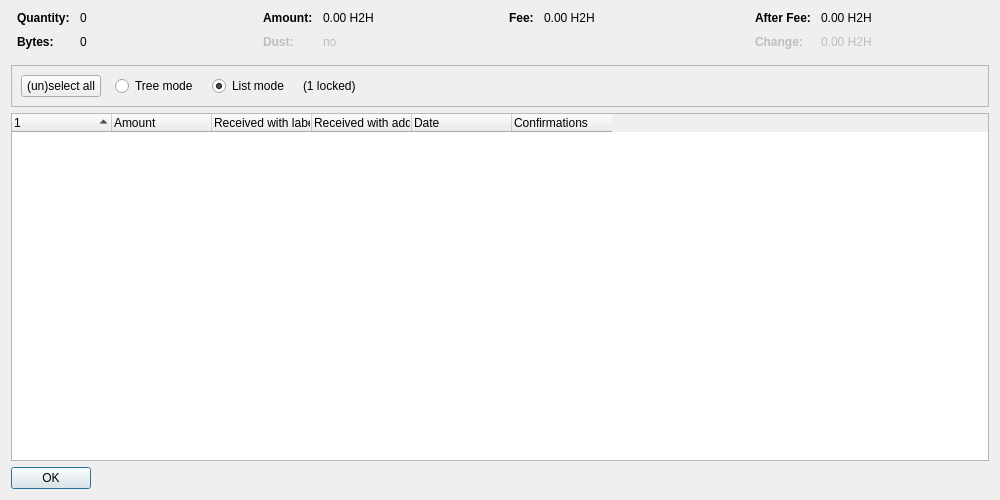
<?xml version="1.0" encoding="UTF-8"?>
<ui version="4.0">
 <class>CoinControlDialog</class>
 <widget class="QDialog" name="CoinControlDialog">
  <property name="geometry">
   <rect>
    <x>0</x>
    <y>0</y>
    <width>1000</width>
    <height>500</height>
   </rect>
  </property>
  <property name="windowTitle">
   <string>Coin Selection</string>
  </property>
  <layout class="QVBoxLayout" name="verticalLayout">
   <item>
    <layout class="QHBoxLayout" name="horizontalLayoutTop" stretch="0,0,0,0">
     <property name="topMargin">
      <number>0</number>
     </property>
     <property name="bottomMargin">
      <number>10</number>
     </property>
     <item>
      <layout class="QFormLayout" name="formLayoutCoinControl1">
       <property name="horizontalSpacing">
        <number>10</number>
       </property>
       <property name="verticalSpacing">
        <number>10</number>
       </property>
       <property name="leftMargin">
        <number>6</number>
       </property>
       <property name="rightMargin">
        <number>6</number>
       </property>
       <item row="0" column="0">
        <widget class="QLabel" name="labelCoinControlQuantityText">
         <property name="font">
          <font>
           <weight>75</weight>
           <bold>true</bold>
          </font>
         </property>
         <property name="text">
          <string>Quantity:</string>
         </property>
        </widget>
       </item>
       <item row="0" column="1">
        <widget class="QLabel" name="labelCoinControlQuantity">
         <property name="cursor">
          <cursorShape>IBeamCursor</cursorShape>
         </property>
         <property name="contextMenuPolicy">
          <enum>Qt::ActionsContextMenu</enum>
         </property>
         <property name="text">
          <string notr="true">0</string>
         </property>
         <property name="textInteractionFlags">
          <set>Qt::LinksAccessibleByMouse|Qt::TextSelectableByKeyboard|Qt::TextSelectableByMouse</set>
         </property>
        </widget>
       </item>
       <item row="1" column="0">
        <widget class="QLabel" name="labelCoinControlBytesText">
         <property name="font">
          <font>
           <weight>75</weight>
           <bold>true</bold>
          </font>
         </property>
         <property name="text">
          <string>Bytes:</string>
         </property>
        </widget>
       </item>
       <item row="1" column="1">
        <widget class="QLabel" name="labelCoinControlBytes">
         <property name="cursor">
          <cursorShape>IBeamCursor</cursorShape>
         </property>
         <property name="contextMenuPolicy">
          <enum>Qt::ActionsContextMenu</enum>
         </property>
         <property name="text">
          <string notr="true">0</string>
         </property>
         <property name="textInteractionFlags">
          <set>Qt::LinksAccessibleByMouse|Qt::TextSelectableByKeyboard|Qt::TextSelectableByMouse</set>
         </property>
        </widget>
       </item>
      </layout>
     </item>
     <item>
      <layout class="QFormLayout" name="formLayoutCoinControl2">
       <property name="horizontalSpacing">
        <number>10</number>
       </property>
       <property name="verticalSpacing">
        <number>10</number>
       </property>
       <property name="leftMargin">
        <number>6</number>
       </property>
       <property name="rightMargin">
        <number>6</number>
       </property>
       <item row="0" column="0">
        <widget class="QLabel" name="labelCoinControlAmountText">
         <property name="font">
          <font>
           <weight>75</weight>
           <bold>true</bold>
          </font>
         </property>
         <property name="text">
          <string>Amount:</string>
         </property>
        </widget>
       </item>
       <item row="0" column="1">
        <widget class="QLabel" name="labelCoinControlAmount">
         <property name="cursor">
          <cursorShape>IBeamCursor</cursorShape>
         </property>
         <property name="contextMenuPolicy">
          <enum>Qt::ActionsContextMenu</enum>
         </property>
         <property name="text">
          <string notr="true">0.00 H2H</string>
         </property>
         <property name="textInteractionFlags">
          <set>Qt::LinksAccessibleByMouse|Qt::TextSelectableByKeyboard|Qt::TextSelectableByMouse</set>
         </property>
        </widget>
       </item>
       <item row="1" column="0">
        <widget class="QLabel" name="labelCoinControlLowOutputText">
         <property name="enabled">
          <bool>false</bool>
         </property>
         <property name="font">
          <font>
           <weight>75</weight>
           <bold>true</bold>
          </font>
         </property>
         <property name="text">
          <string>Dust:</string>
         </property>
        </widget>
       </item>
       <item row="1" column="1">
        <widget class="QLabel" name="labelCoinControlLowOutput">
         <property name="enabled">
          <bool>false</bool>
         </property>
         <property name="cursor">
          <cursorShape>IBeamCursor</cursorShape>
         </property>
         <property name="contextMenuPolicy">
          <enum>Qt::ActionsContextMenu</enum>
         </property>
         <property name="text">
          <string notr="true">no</string>
         </property>
         <property name="textInteractionFlags">
          <set>Qt::LinksAccessibleByMouse|Qt::TextSelectableByKeyboard|Qt::TextSelectableByMouse</set>
         </property>
        </widget>
       </item>
      </layout>
     </item>
     <item>
      <layout class="QFormLayout" name="formLayoutCoinControl3">
       <property name="horizontalSpacing">
        <number>10</number>
       </property>
       <property name="verticalSpacing">
        <number>10</number>
       </property>
       <property name="leftMargin">
        <number>6</number>
       </property>
       <property name="rightMargin">
        <number>6</number>
       </property>
       <item row="0" column="0">
        <widget class="QLabel" name="labelCoinControlFeeText">
         <property name="font">
          <font>
           <weight>75</weight>
           <bold>true</bold>
          </font>
         </property>
         <property name="text">
          <string>Fee:</string>
         </property>
        </widget>
       </item>
       <item row="0" column="1">
        <widget class="QLabel" name="labelCoinControlFee">
         <property name="cursor">
          <cursorShape>IBeamCursor</cursorShape>
         </property>
         <property name="contextMenuPolicy">
          <enum>Qt::ActionsContextMenu</enum>
         </property>
         <property name="text">
          <string notr="true">0.00 H2H</string>
         </property>
         <property name="textInteractionFlags">
          <set>Qt::LinksAccessibleByMouse|Qt::TextSelectableByKeyboard|Qt::TextSelectableByMouse</set>
         </property>
        </widget>
       </item>
      </layout>
     </item>
     <item>
      <layout class="QFormLayout" name="formLayoutCoinControl4">
       <property name="horizontalSpacing">
        <number>10</number>
       </property>
       <property name="verticalSpacing">
        <number>10</number>
       </property>
       <property name="leftMargin">
        <number>6</number>
       </property>
       <property name="rightMargin">
        <number>6</number>
       </property>
       <item row="0" column="0">
        <widget class="QLabel" name="labelCoinControlAfterFeeText">
         <property name="font">
          <font>
           <weight>75</weight>
           <bold>true</bold>
          </font>
         </property>
         <property name="text">
          <string>After Fee:</string>
         </property>
        </widget>
       </item>
       <item row="0" column="1">
        <widget class="QLabel" name="labelCoinControlAfterFee">
         <property name="cursor">
          <cursorShape>IBeamCursor</cursorShape>
         </property>
         <property name="contextMenuPolicy">
          <enum>Qt::ActionsContextMenu</enum>
         </property>
         <property name="text">
          <string notr="true">0.00 H2H</string>
         </property>
         <property name="textInteractionFlags">
          <set>Qt::LinksAccessibleByMouse|Qt::TextSelectableByKeyboard|Qt::TextSelectableByMouse</set>
         </property>
        </widget>
       </item>
       <item row="1" column="0">
        <widget class="QLabel" name="labelCoinControlChangeText">
         <property name="enabled">
          <bool>false</bool>
         </property>
         <property name="font">
          <font>
           <weight>75</weight>
           <bold>true</bold>
          </font>
         </property>
         <property name="text">
          <string>Change:</string>
         </property>
        </widget>
       </item>
       <item row="1" column="1">
        <widget class="QLabel" name="labelCoinControlChange">
         <property name="enabled">
          <bool>false</bool>
         </property>
         <property name="cursor">
          <cursorShape>IBeamCursor</cursorShape>
         </property>
         <property name="contextMenuPolicy">
          <enum>Qt::ActionsContextMenu</enum>
         </property>
         <property name="text">
          <string notr="true">0.00 H2H</string>
         </property>
         <property name="textInteractionFlags">
          <set>Qt::LinksAccessibleByMouse|Qt::TextSelectableByKeyboard|Qt::TextSelectableByMouse</set>
         </property>
        </widget>
       </item>
      </layout>
     </item>
    </layout>
   </item>
   <item>
    <widget class="QFrame" name="frame">
     <property name="minimumSize">
      <size>
       <width>0</width>
       <height>40</height>
      </size>
     </property>
     <property name="frameShape">
      <enum>QFrame::StyledPanel</enum>
     </property>
     <property name="frameShadow">
      <enum>QFrame::Sunken</enum>
     </property>
     <layout class="QHBoxLayout" name="horizontalLayout">
      <item>
       <layout class="QHBoxLayout" name="horizontalLayoutPanel" stretch="0,0,0,0,0">
        <property name="spacing">
         <number>14</number>
        </property>
        <item>
         <widget class="QPushButton" name="pushButtonSelectAll">
          <property name="sizePolicy">
           <sizepolicy hsizetype="Maximum" vsizetype="Fixed">
            <horstretch>0</horstretch>
            <verstretch>0</verstretch>
           </sizepolicy>
          </property>
          <property name="text">
           <string>(un)select all</string>
          </property>
          <property name="autoDefault">
           <bool>false</bool>
          </property>
         </widget>
        </item>
        <item>
         <widget class="QRadioButton" name="radioTreeMode">
          <property name="sizePolicy">
           <sizepolicy hsizetype="Maximum" vsizetype="Fixed">
            <horstretch>0</horstretch>
            <verstretch>0</verstretch>
           </sizepolicy>
          </property>
          <property name="text">
           <string>Tree mode</string>
          </property>
         </widget>
        </item>
        <item>
         <widget class="QRadioButton" name="radioListMode">
          <property name="sizePolicy">
           <sizepolicy hsizetype="Maximum" vsizetype="Fixed">
            <horstretch>0</horstretch>
            <verstretch>0</verstretch>
           </sizepolicy>
          </property>
          <property name="text">
           <string>List mode</string>
          </property>
          <property name="checked">
           <bool>true</bool>
          </property>
         </widget>
        </item>
        <item>
         <widget class="QLabel" name="labelLocked">
          <property name="text">
           <string notr="true">(1 locked)</string>
          </property>
         </widget>
        </item>
        <item>
         <spacer name="horizontalSpacer">
          <property name="orientation">
           <enum>Qt::Horizontal</enum>
          </property>
          <property name="sizeHint" stdset="0">
           <size>
            <width>40</width>
            <height>20</height>
           </size>
          </property>
         </spacer>
        </item>
       </layout>
      </item>
     </layout>
    </widget>
   </item>
   <item>
    <widget class="CoinControlTreeWidget" name="treeWidget">
     <property name="contextMenuPolicy">
      <enum>Qt::CustomContextMenu</enum>
     </property>
     <property name="sortingEnabled">
      <bool>false</bool>
     </property>
     <property name="columnCount">
      <number>6</number>
     </property>
     <attribute name="headerShowSortIndicator" stdset="0">
      <bool>true</bool>
     </attribute>
     <attribute name="headerStretchLastSection">
      <bool>false</bool>
     </attribute>
     <column>
      <property name="text">
       <string/>
      </property>
     </column>
     <column>
      <property name="text">
       <string>Amount</string>
      </property>
     </column>
     <column>
      <property name="text">
       <string>Received with label</string>
      </property>
     </column>
     <column>
      <property name="text">
       <string>Received with address</string>
      </property>
     </column>
     <column>
      <property name="text">
       <string>Date</string>
      </property>
     </column>
     <column>
      <property name="text">
       <string>Confirmations</string>
      </property>
      <property name="toolTip">
       <string>Confirmed</string>
      </property>
     </column>
     <column>
      <property name="text">
       <string/>
      </property>
     </column>
     <column>
      <property name="text">
       <string/>
      </property>
     </column>
     <column>
      <property name="text">
       <string/>
      </property>
     </column>
     <column>
      <property name="text">
       <string/>
      </property>
     </column>
    </widget>
   </item>
   <item>
    <widget class="QDialogButtonBox" name="buttonBox">
     <property name="sizePolicy">
      <sizepolicy hsizetype="Maximum" vsizetype="Fixed">
       <horstretch>0</horstretch>
       <verstretch>0</verstretch>
      </sizepolicy>
     </property>
     <property name="orientation">
      <enum>Qt::Horizontal</enum>
     </property>
     <property name="standardButtons">
      <set>QDialogButtonBox::Ok</set>
     </property>
    </widget>
   </item>
  </layout>
 </widget>
 <customwidgets>
  <customwidget>
   <class>CoinControlTreeWidget</class>
   <extends>QTreeWidget</extends>
   <header>qt/coincontroltreewidget.h</header>
  </customwidget>
 </customwidgets>
 <resources/>
 <connections/>
</ui>
